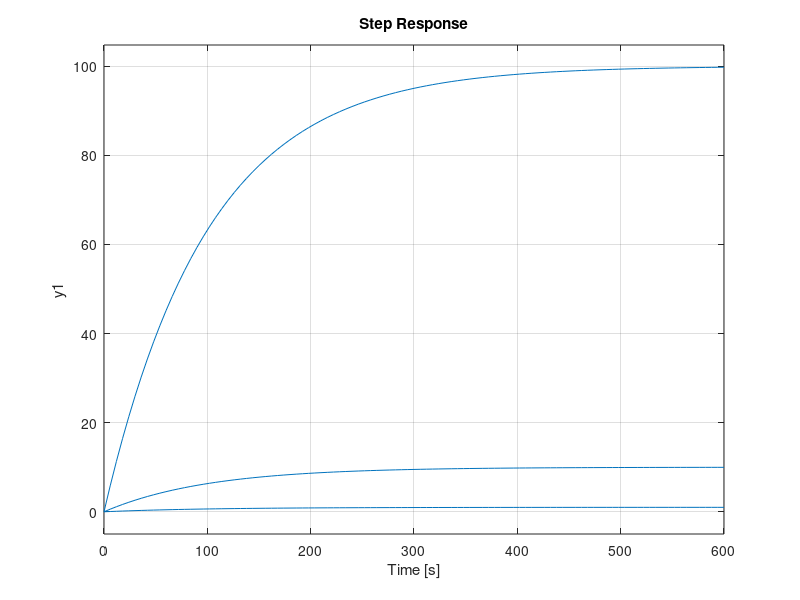

Source code (MATLAB):

%%Q4.7 

% All Kp's
Kp = [0.5 5 50]  



for  n = 1:3

    
step( tf ([ -Kp(n) * (-0.02 )],[ 1 0.01])) 

hold on 

end

